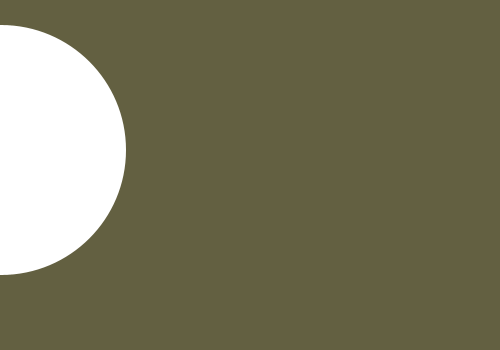
Frame 1 (no input)
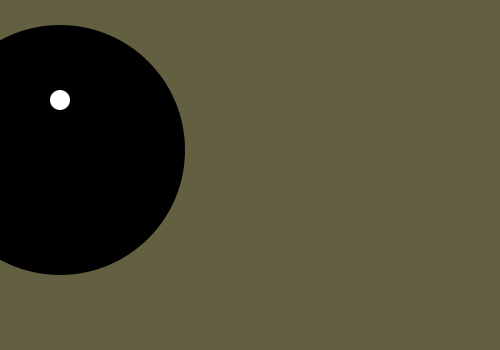
Frame 60 (the mouse pressed at the canvas centre just before this capture)
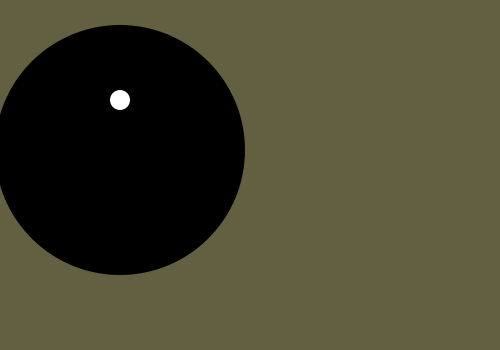
Frame 120 (the mouse held since frame 60 and released just before this capture)

The Processing sketch that drew these frames (run headless with seeded random() and noise(); from frame 60 on, the mouse is pressed at the canvas centre):

// Processing sketch: processing_43757
// ── processing_43757.pde

void setup() {
  
  
size(500,350);
noStroke();
frameRate(100);
}

int x=0;

void draw()
{
x=x+1; 
if (x>700){x=0;}
background(99,96,65);

ellipse(x,150,250,250);
fill (255);
ellipse(x,100,20,20);
fill (0);


}
